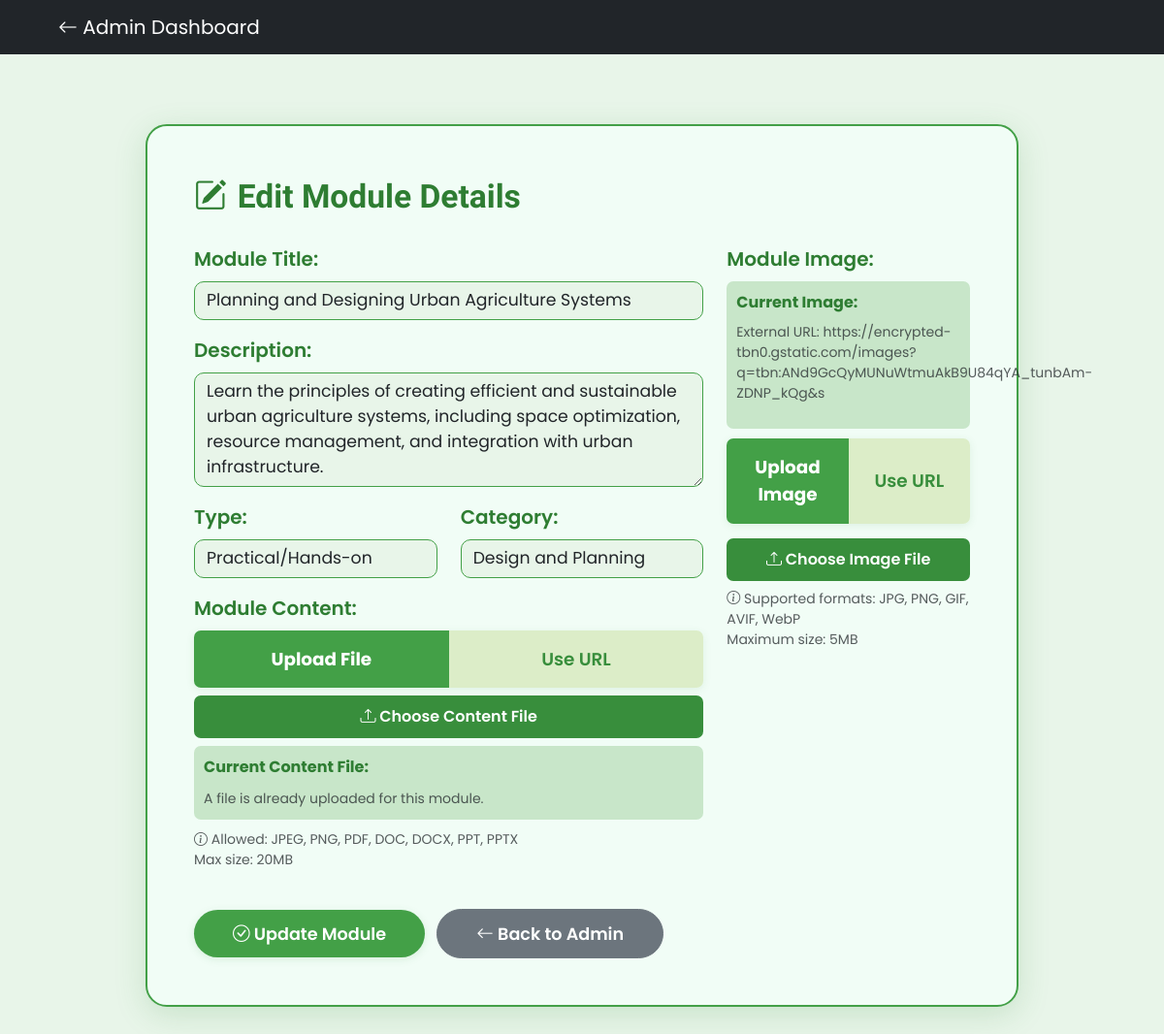
Screenshot of /php/Admin/editmodule.php?id=4 (signed in) with the database file from the repository.
### tables this page shows
CREATE TABLE `modules` (
  `module_id` int(100) NOT NULL,
  `title` varchar(100) NOT NULL,
  `description` text NOT NULL,
  `category` varchar(100) NOT NULL,
  `type` varchar(100) NOT NULL,
  `content` varchar(255) NOT NULL,
  `image_path` varchar(100) NOT NULL,
  `created_at` timestamp NOT NULL DEFAULT current_timestamp(),
  `updated_at` timestamp NOT NULL DEFAULT current_timestamp()
);

### php/Admin/editmodule.php (the view, shortened to what this page needs)
<?php
    include '../connection.php';
    $current_image_path = "";
    if (isset($_GET['id'])){
        $id = $_GET['id'];
        $sql = "SELECT * FROM modules WHERE module_id = $id";
        $result = $conn->query($sql);
        if ($result->num_rows > 0){
            $row = $result->fetch_assoc();
            $title = $row['title'];
            $description = $row['description'];
            $type = $row['type'];
            $category = $row['category'];
            $content = $row['content'];
            $current_image_path = $row['image_path'];
        }
        else{
            echo "No module found";
            exit();
        }
    }
?>
<!DOCTYPE html>
<html lang="en">
<head>
    <link href="https://cdn.jsdelivr.net/npm/bootstrap@5.3.0/dist/css/bootstrap.min.css" rel="stylesheet">
    <link rel="stylesheet" href="https://cdn.jsdelivr.net/npm/bootstrap-icons@1.10.5/font/bootstrap-icons.css">
</head>
<body>
    <nav class="navbar navbar-expand-lg navbar-dark bg-dark px-5 fixed-top">
        <div class="container-fluid">
            <a class="navbar-brand" href="adminpage.php"><i class="bi bi-arrow-left"></i> Admin Dashboard</a>
        </div>
    </nav>
    <div class="d-flex">
        <div class="container p-5">
            <form action="editmodule.php?id=<?php echo $id; ?>" method="POST" enctype="multipart/form-data" class="p-5 form-container">
                <div class="section-title mb-4"><i class="bi bi-pencil-square"></i> Edit Module Details</div>
                <div class="row">
                    <div class="col-md-8">
                        <label for="title" class="form-label fw-semibold fs-5 ">Module Title:</label>
                        <input type="text" class="form-control mb-3" id="title" name="title" value="<?php echo htmlspecialchars($title); ?>" required>
                        <label for="description" class="form-label fw-semibold fs-5 ">Description:</label>
                        <textarea class="form-control mb-3" id="description" name="description" rows="4" required><?php echo htmlspecialchars($description); ?></textarea>
                        <div class="row">
                            <div class="col-md-6">
                                <label for="type" class="form-label fw-semibold fs-5 ">Type:</label>
                                <input class="form-control mb-3" id="type" name="type" value="<?php echo htmlspecialchars($type); ?>" required>
                            </div>
                            <div class="col-md-6">
                                <label for="category" class="form-label fw-semibold fs-5 ">Category:</label>
                                <input class="form-control mb-3" id="category" name="category" value="<?php echo htmlspecialchars($category); ?>" required>
                            </div>
                        </div>
                        <label for="content" class="form-label fw-semibold fs-5 ">Module Content:</label>
                        <div class="content-input-tabs mb-2">
                            <button type="button" class="content-input-tab active" onclick="switchContentInput('upload')">Upload File</button>
                            <button type="button" class="content-input-tab" onclick="switchContentInput('url')">Use URL</button>
                        </div>
                        <div id="content-upload-content" class="content-input-content active" style="display: block;">
                            <div class="file-input-wrapper">
                                <label for="content_file" class="file-input-label">
                                    <i class="bi bi-upload"></i> Choose Content File
                                </label>
                            </div>
                            <?php if (!empty($content) && !filter_var($content, FILTER_VALIDATE_URL)): ?>
                                <div class="current-image-info mt-2">
                                    <p class="mb-2"><strong>Current Content File:</strong></p>
                                    <span class="text-muted small">A file is already uploaded for this module.</span>
                                </div>
                            <?php endif; ?>
                            <p class="text-muted small mt-2">
                                <i class="bi bi-info-circle"></i> Allowed: JPEG, PNG, PDF, DOC, DOCX, PPT, PPTX<br>
                                Max size: 20MB
                            </p>
                        </div>
                    </div>
                    <div class="col-md-4">
                        <label class="form-label fw-semibold fs-5 ">Module Image:</label>
                        <?php if(!empty($current_image_path)): ?>
                            <div class="current-image-info">
                                <p class="mb-2"><strong>Current Image:</strong></p>
                                <?php if(filter_var($current_image_path, FILTER_VALIDATE_URL)): ?>
                                    <p class="text-muted small" style="display: none;">External URL: <?php echo htmlspecialchars($current_image_path); ?></p>
                                <?php endif; ?>
                            </div>
                        <?php endif; ?>
                        <div class="image-input-tabs">
                            <button type="button" class="image-input-tab active" onclick="switchImageInput('upload')">Upload Image</button>
                            <button type="button" class="image-input-tab" onclick="switchImageInput('url')">Use URL</button>
                        </div>
                        <div id="upload-content" class="image-input-content active">
                            <div class="file-input-wrapper">
                                <label for="module_image" class="file-input-label">
                                    <i class="bi bi-upload"></i> Choose Image File
                                </label>
                            </div>
                            <p class="text-muted small mt-2">
                                <i class="bi bi-info-circle"></i>
                                Supported formats: JPG, PNG, GIF, AVIF, WebP<br>
                                Maximum size: 5MB
                            </p>
                        </div>
                    </div>
                </div>
                <div class="mt-4">
                    <button type="submit" class="btn btn-success me-2">
                        <i class="bi bi-check-circle"></i> Update Module
                    </button>
                    <a href="adminpage.php#module-management" class="btn btn-secondary">
                        <i class="bi bi-arrow-left"></i> Back to Admin
                    </a>
                </div>
            </form>
        </div>
    </div>
</body>
</html>

### php/Admin/editmodule.php (style rules this page uses)
body, html { height: 100%; margin: 0; overflow-x: hidden; background: #e8f5e9; font-family: 'Poppins', Arial, sans-serif; }
.d-flex { min-height: 100vh; justify-content: center; align-items: center; padding: 80px 0 20px 0; }
.form-container { background: #f1fdf6; border-radius: 22px; box-shadow: 0 8px 32px 0 rgba(56,142,60,0.18); border: 2.5px solid #43a047; padding: 2.5rem 2.5rem 2rem 2.5rem; max-width: 900px; margin: 0 auto; animation: fadeInUp 0.7s cubic-bezier(.39,.575,.565,1) both; }
.section-title { font-family: 'Irish Grover', cursive; color: #2e7d32; font-size: 2.1rem; font-weight: 700; margin-bottom: 1.5rem; display: flex; align-items: center; gap: 0.7rem; }
.form-label { color: #2e7d32; font-weight: 600; font-size: 1.1rem; }
.form-control, textarea.form-control { border-radius: 10px; border: 1.5px solid #43a047; background: #e8f5e9; font-size: 1.08rem; margin-bottom: 1.1rem; }
.content-input-tabs, .image-input-tabs { display: flex; margin-bottom: 15px; border-radius: 7px; overflow: hidden; box-shadow: 0 2px 8px rgba(56,142,60,0.10); }
.content-input-tab, .image-input-tab { flex: 1; padding: 16px 0; background: #c8e6c9; color: #2e7d32; text-align: center; cursor: pointer; transition: background 0.3s, color 0.3s; border: none; font-weight: 600; font-size: 1.15rem; }
.content-input-tab.active, .image-input-tab.active { background: #43a047; color: #fff; font-weight: bold; }
.content-input-tab:not(.active), .image-input-tab:not(.active) { background: #dcedc8; color: #388e3c; }
.input-content, .image-input-content { display: none; }
.input-content.active, .image-input-content.active { display: block; animation: fadeIn 0.5s; }
.file-input-wrapper { position: relative; display: inline-block; width: 100%; }
.file-input-label { display: block; padding: 10px 15px; background: #388e3c; color: #fff; border-radius: 7px; cursor: pointer; text-align: center; transition: background 0.3s; font-weight: 600; }
.current-image-info { background: #c8e6c9; padding: 10px; border-radius: 7px; margin-bottom: 10px; color: #2e7d32; font-size: 1rem; }
.btn-success { background: #43a047; color: #fff; border-radius: 50px; font-weight: 600; padding: 0.7rem 2.5rem; font-size: 1.1rem; border: none; box-shadow: 0 2px 8px rgba(56,142,60,0.13); transition: background 0.2s, transform 0.2s; }
.btn-secondary { border-radius: 50px; font-weight: 600; padding: 0.7rem 2.5rem; font-size: 1.1rem; }

### rows the page displays
modules: title "Planning and Designing Urban Agriculture Systems", description "Learn the principles of creating efficient and sustainable urban agriculture systems, including space optimization, resource management, and integration with urban infrastructure.", type "Practical/Hands-on", category "Design and Planning", image_path "https://encrypted-tbn0.gstatic.com/images?q=tbn:ANd9GcQyMUNuWtmuAkB9U84qYA_tunbAm-ZDNP_kQg&s"
